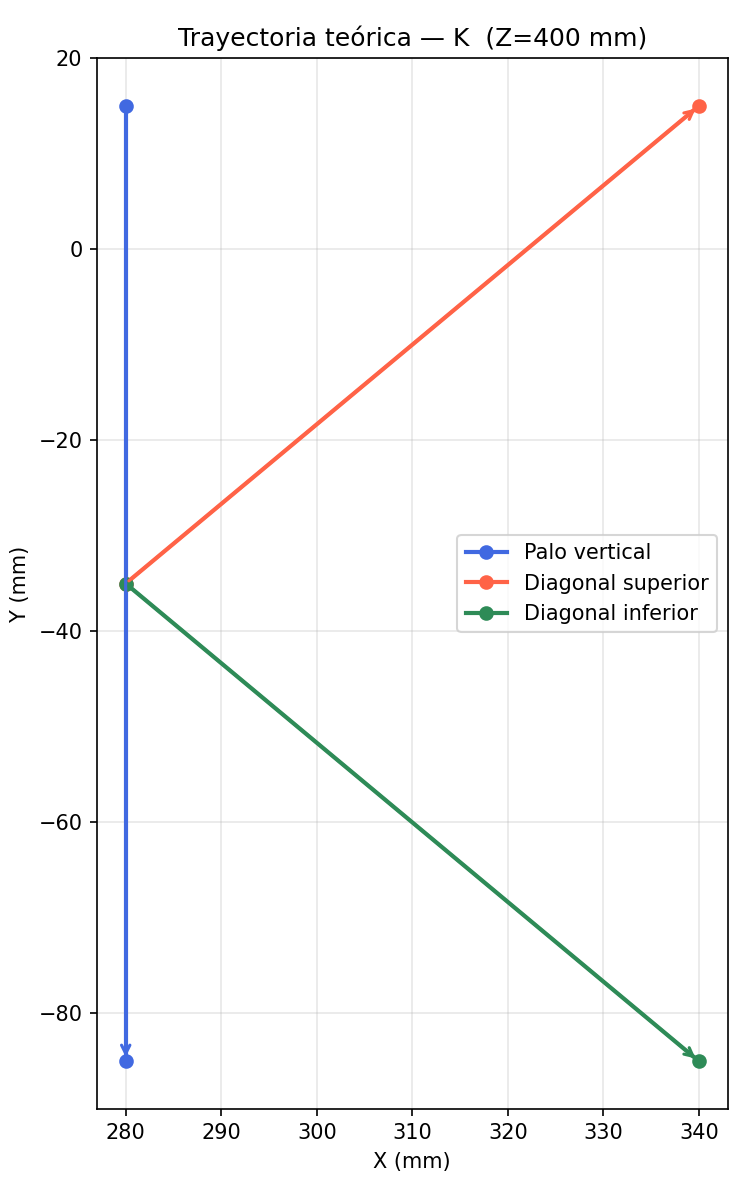

This chart was generated by the following Python code:
"""
Demo: Escritura de la letra K en un plano cartesiano fijo

El extremo sigue los tres trazos de la letra K sujetando un marcador.
Los puntos se definen como offsets XY relativos a un origen configurable.

Uso:
    python escritura_K.py
"""

from pathlib import Path
from time import sleep
from kalman_robot_arm import KalmanRobotArm

# ---------------------------------------------------------------------------
# Parámetros del plano de escritura
# ---------------------------------------------------------------------------

ORIGEN_X = 280
ORIGEN_Y = -85

PLANO_Z  = 400
Z_LEVANTE = 415

PLANO_RX = -180
PLANO_RY = 0
PLANO_RZ = -90

ALTO_K  = 100
ANCHO_K = 60

SPEED      = 20
SPEED_DRAW = 10

# ---------------------------------------------------------------------------
# Definición de trazos de la K
# ---------------------------------------------------------------------------

MID_Y = ALTO_K / 2

TRAZOS = [
    [(0, ALTO_K), (0, 0)],
    [(0, MID_Y), (ANCHO_K, ALTO_K)],
    [(0, MID_Y), (ANCHO_K, 0)],
]

def coord_escritura(dx, dy, z):
    return [ORIGEN_X + dx, ORIGEN_Y + dy, z, PLANO_RX, PLANO_RY, PLANO_RZ]

# ---------------------------------------------------------------------------
# Main
# ---------------------------------------------------------------------------

robot = KalmanRobotArm()
robot.set_color(0, 0, 255)
print("\n  Escritura K — iniciando\n")

primer_punto = TRAZOS[0][0]
robot.send_coords(coord_escritura(*primer_punto, Z_LEVANTE), SPEED)
robot.wait_until_stopped()
robot.gripper_close()

for i, trazo in enumerate(TRAZOS, start=1):
    print(f"  Trazo {i}/{len(TRAZOS)}")

    robot.set_color(255, 165, 0)
    robot.send_coords(coord_escritura(*trazo[0], Z_LEVANTE), SPEED)
    robot.wait_until_stopped()

    robot.send_coords(coord_escritura(*trazo[0], PLANO_Z), SPEED_DRAW)
    robot.wait_until_stopped()
    sleep(0.1)

    robot.set_color(255, 255, 255)
    for punto in trazo[1:]:
        robot.send_coords(coord_escritura(*punto, PLANO_Z), SPEED_DRAW)
        robot.wait_until_stopped()

    robot.send_coords(coord_escritura(*trazo[-1], Z_LEVANTE), SPEED_DRAW)
    robot.wait_until_stopped()

robot.set_color(0, 255, 0)
print("\n  K completada.")

robot.go_home()
robot.wait_until_stopped()
robot.gripper_open()
robot.set_color(0, 0, 0)

# ---------------------------------------------------------------------------
# Visualización de la trayectoria teórica
# ---------------------------------------------------------------------------

SALIDA = Path(__file__).parent / "escritura_K.png"

try:
    import subprocess
    import matplotlib
    matplotlib.use("Agg")
    import matplotlib.pyplot as plt

    fig, ax = plt.subplots(figsize=(5, 8))

    colores_trazo = ["royalblue", "tomato", "seagreen"]
    nombres_trazo = ["Palo vertical", "Diagonal superior", "Diagonal inferior"]

    for trazo, color, nombre in zip(TRAZOS, colores_trazo, nombres_trazo):
        xs = [ORIGEN_X + dx for dx, dy in trazo]
        ys = [ORIGEN_Y + dy for dx, dy in trazo]
        ax.plot(xs, ys, "-o", color=color, linewidth=2, markersize=6, label=nombre)
        if len(trazo) >= 2:
            ax.annotate("", xy=(xs[1], ys[1]), xytext=(xs[0], ys[0]),
                        arrowprops=dict(arrowstyle="->", color=color, lw=1.5))

    ax.set_xlabel("X (mm)")
    ax.set_ylabel("Y (mm)")
    ax.set_title(f"Trayectoria teórica — K  (Z={PLANO_Z} mm)")
    ax.legend()
    ax.set_aspect("equal")
    ax.grid(True, alpha=0.3)

    plt.tight_layout()
    plt.savefig(SALIDA, dpi=150)
    print(f"  Gráfico guardado: {SALIDA.name}")
    if "microsoft" in open("/proc/version").read().lower():
        win_path = subprocess.check_output(["wslpath", "-w", str(SALIDA)]).decode().strip()
        subprocess.Popen(["explorer.exe", win_path],
                         stdin=subprocess.DEVNULL, stdout=subprocess.DEVNULL, stderr=subprocess.DEVNULL)
    else:
        subprocess.Popen(["xdg-open", str(SALIDA)],
                         stdin=subprocess.DEVNULL, stdout=subprocess.DEVNULL, stderr=subprocess.DEVNULL)

except ImportError:
    print("  pip install matplotlib  para visualización")
